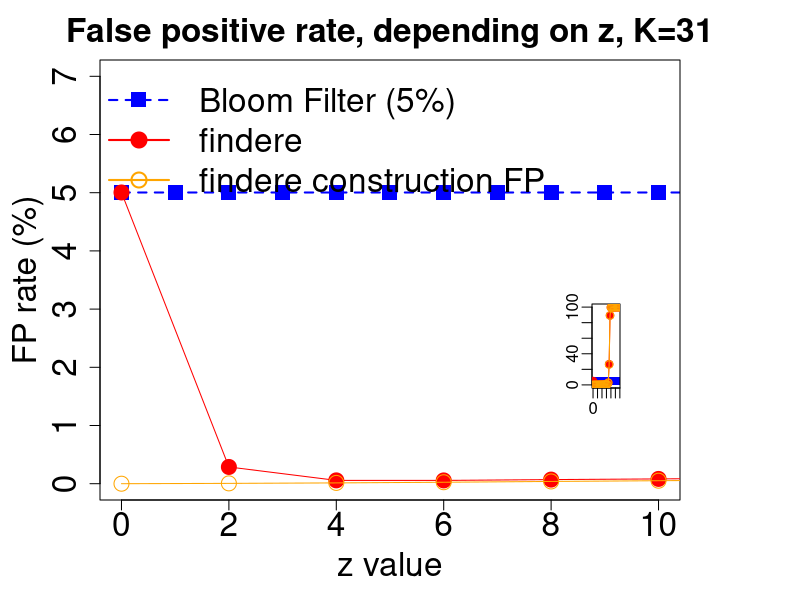

Write R code to recreate this figure.

pdf(file="fpr.pdf",width=11,height=8)
resetPar <- function() {
  dev.new()
  op <- par(no.readonly = TRUE)
  dev.off()
  op
}
resetPar()


dev.new()
dev.off()
par(mar=c(5,5,3,6), cex.axis=2, cex.lab=2, cex.main = 2)
#par(mar=c(5,5,5,1))
data = read.table("data_FP_K31_hmp.txt", head=T)
data$FP_BFk = data$findere_FPR-data$construction_FPR
plot(data$AMQ_FPR*100~data$z,xlab="z value",ylab="FP rate (%)", lwd=2, pch=15, col="blue", 
     bg = "blue", lty=2, type="o",  mgp=c(3,1,0), cex=2, ylim=c(0,7), xlim=c(0,10), main="False positive rate, depending on z, K=31", cex.main = 2, cex.lab = 2, cex.axis = 2)


par(new = TRUE, mgp=c(3,1,0))
plot(data$findere_FPR*100~data$z,type="o",axes=FALSE,xlab="",ylab="",pch=19, col="red", ylim=c(0,7), xlim=c(0,5), cex=2)



par(new = TRUE, mgp=c(3,1,0))
plot(data$construction_FPR*100~data$z,type="o",axes=FALSE,xlab="",ylab="",pch=21, col="orange", ylim=c(0,7), xlim=c(0,5), cex=2)


legend( x="topleft", 
        legend=c("Bloom Filter (5%)","findere", "findere construction FP"), 
        col=c("blue","red", "orange"), lty=c(2,1,1),
        pch=c(15,19, 21), lwd=2,merge=TRUE, bty = "n", cex=c(2,2,2) )





# INCRUSTATION
par(new=TRUE, oma =c(5.6,24.6,12.2,3), cex.axis=1, cex.lab=1)
layout(matrix(1:1,1))



#plot(rnorm(100), runif(100), col="blue", xlab="", ylab="")
plot(data$AMQ_FPR*100~data$z,xlab="",ylab="",lwd=1, pch=15, cex=1, col="blue", type="o", lty=2,mgp=c(2,0.5,0), ylim=c(0,100), xlim=c(0,29))

par(new = TRUE, mgp=c(3,1,0))
plot(data$findere_FPR*100~data$z,type="o",axes=FALSE,xlab="",ylab="",cex=1,pch=19, col="red", ylim=c(0,100), xlim=c(0,29))



par(new = TRUE, mgp=c(3,1,0))
plot(data$construction_FPR*100~data$z,type="o",axes=FALSE,xlab="",ylab="",cex=1,pch=21, col="orange", ylim=c(0,100), xlim=c(0,29))

# par(new = TRUE, mgp=c(3,1,0))
# plot(datime$findere/1000~datime$z,type="b",axes=FALSE,xlab="",ylab="",pch=1, cex=1, col="black", xlim=c(0,29), ylim=c(0,60))
# axis(4, ylim=c(0,60), las=1, cex.lab=2, mgp=c(3,1,0))

dev.off()




